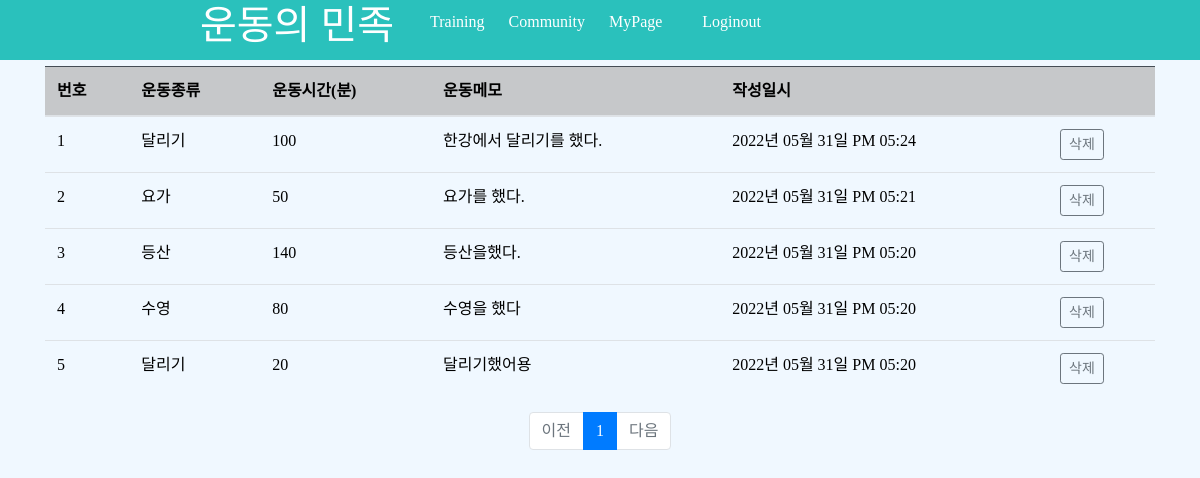
Screenshot of /list/exercisedata/ (signed in) with the database file from the repository.
### pybo/models.py (models this page shows)
class Exercise_Data(db.Model):
    id = db.Column(db.Integer, primary_key=True)
    exercise_type = db.Column(db.String(200), nullable=False)
    exercise_time = db.Column(db.Integer, nullable=False)
    exercise_note = db.Column(db.Text(), nullable=False)
    create_date = db.Column(db.DateTime(), nullable=False)
    user_id = db.Column(db.Integer, db.ForeignKey('signup__data.id', ondelete='CASCADE'), nullable=False)
    user2 = db.relationship('Signup_Data', backref=db.backref('exercise_set'))

### pybo/views/list_views.py (the view)
@bp.route('/exercisedata/')
@login_required
def exercisedatalist():
    page = request.args.get('page', type=int, default=1)
    check_user_id = session.get('user_id')
    if g.user:
        exercisedata_list = Exercise_Data.query.order_by(Exercise_Data.create_date.desc()).filter(Exercise_Data.exercise_time != 0,
                                                                                          Exercise_Data.user_id == check_user_id)
    else:
        exercisedata_list = Exercise_Data.query.filter(Exercise_Data.exercise_time == 100000)
    exercisedata_list = exercisedata_list.paginate(page, per_page=10)
    return render_template('exercisedata_list.html', exercisedata_list=exercisedata_list)

### pybo/filter.py (called while the page is built)
def format_datetime(value, fmt='%Y년 %m월 %d일 %p %I:%M'):
    return value.strftime(fmt)

### pybo/views/input_views.py (called while the page is built)
@bp.before_app_request
def defalut_health_data():
    check_user_id = session.get('user_id')
    if g.user:
        health_data = Health_Data.query.filter(Health_Data.user_id == check_user_id).all()
        health_data_count = len(health_data)
        exercise_data = Exercise_Data.query.filter(Exercise_Data.user_id == check_user_id).all()
        exercise_data_count = len(exercise_data)
        if health_data_count == 0:
            defalut_value = Health_Data(height=1, weight=0, body_fat=0, body_muscle=0, create_date=datetime.now(),user=g.user)
            db.session.add(defalut_value)
            db.session.commit()

### pybo/views/main_views.py (called while the page is built)
@bp.before_app_request
def load_logged_in_user():
    user_id = session.get('user_id')
    if user_id is None:
        g.user = None
    else:
        g.user = Signup_Data.query.get(user_id)

def login_required(view):
    @functools.wraps(view)
    def wrapped_view(*args, **kwargs):
        if g.user is None:
            _next = request.url if request.method == 'GET' else ''
            return redirect(url_for('main.login_page', next=_next))
        return view(*args, **kwargs)
    return wrapped_view

### pybo/templates/exercisedata_list.html (shortened to what this page needs)
<!DOCTYPE html>
<html lang="en">
<head>
    <link rel="stylesheet" href="{{url_for('static', filename='bootstrap.min.css')}}">
    <link rel="stylesheet" href="{{url_for('static', filename='index.css')}}">
</head>
<body>
    <div class="header">
        <h1><a href="/">운동의 민족</a></h1>
        <div class="nav">
             {% if g.user %}
				<ul>
					<li><a href="#">Training</a></li>
					<li><a href="#">Community</a></li>
					<li><a href="/input">MyPage</a></li>
					<li class="nav-item ">
					<a class="nav-link" href="{{ url_for('main.logout') }}">{{ g.user.username }} Loginout</a>
					</li>
				</ul>
            {% endif %}
        </div>
    </div>
    <div class="blackinlist"></div>
    <div class="container my-3">
        <table class="table">
            <thead>
            <tr class="table-dark">
                <th>번호</th>
                <th>운동종류</th>
                <th>운동시간(분)</th>
                <th>운동메모</th>
                <th>작성일시</th>
                <th></th>
            </tr>
            </thead>
            <tbody>
            {% if exercisedata_list %}
            {% for exercisedata in exercisedata_list.items %}
            <tr>
                <td>{{ loop.index }}</td>
                <td>{{ exercisedata.exercise_type }}</td>
                <td>{{ exercisedata.exercise_time }}</td>
                <td>{{ exercisedata.exercise_note }}</td>
                <td>{{ exercisedata.create_date|datetime }}</td>
                <td><a href="javascript:void(0)" class="delete btn btn-sm btn-outline-secondary"
               data-uri="{{ url_for('list.delete_exercisedata', exercisedata_id=exercisedata.id) }}">삭제</a></td>
            </tr>
            {% endfor %}
            {% else %}
            <tr>
                <td colspan="3">운동정보가 없습니다.</td>
            </tr>
            {% endif %}
            </tbody>
        </table>
    <ul class="pagination justify-content-center">
        {% if exercisedata_list.has_prev %}
        <li class="page-item">
            <a class="page-link" href="?page={{ exercisedata_list.prev_num }}">이전</a>
        </li>
        {% else %}
        <li class="page-item disabled">
            <a class="page-link" tabindex="-1" aria-disabled="true" href="javascript:void(0)">이전</a>
        </li>
        {% endif %}
        {% for page_num in exercisedata_list.iter_pages() %}
        {% if page_num %}
        {% if page_num != exercisedata_list.page %}
        <li class="page-item">
            <a class="page-link" href="?page={{ page_num }}">{{ page_num }}</a>
        </li>
        {% else %}
        <li class="page-item active" aria-current="page">
            <a class="page-link" href="javascript:void(0)">{{ page_num }}</a>
        </li>
        {% endif %}
        {% else %}
        <li class="disabled">
            <a class="page-link" href="javascript:void(0)">...</a>
        </li>
        {% endif %}
        {% endfor %}
        {% if exercisedata_list.has_next %}
        <li class="page-item">
            <a class="page-link" href="?page={{ exercisedata_list.next_num }}">다음</a>
        </li>
        {% else %}
        <li class="page-item disabled">
            <a class="page-link" tabindex="-1" aria-disabled="true" href="javascript:void(0)">다음</a>
        </li>
        {% endif %}
    </ul>
    </div>
</body>
</html>

### pybo/static/index.css (style rules this page uses)
* { font-family: 'MaplestoryOTFLight'; text-decoration: none; margin: 0px; padding: 0px; color: black; list-style:none; }
body { font-family: 'BMJUA'; background: #F0F8FF; }
.header { width: 100%; height: 60px; margin: 0 auto; display: flex; justify-content: space-between; align-items: center; background: #2ac1bc; padding-left: 200px; position: fixed; z-index: 1; }
.header h1 a { text-decoration: none; color: white; }
.nav { padding-right: 413px; }
.nav ul li { display: inline-block; margin: 0 10px; }
.nav ul li a { text-decoration: none; color: white; }
.blackinlist { width:100%; height:50px; }

### rows the page displays
Exercise_Data: exercise_type "달리기", exercise_time "100", exercise_note "한강에서 달리기를 했다.", create_date "2022년 05월 31일 PM 05:24"
Exercise_Data: exercise_type "요가", exercise_time "50", exercise_note "요가를 했다.", create_date "2022년 05월 31일 PM 05:21"
Exercise_Data: exercise_type "등산", exercise_time "140", exercise_note "등산을했다.", create_date "2022년 05월 31일 PM 05:20"
Exercise_Data: exercise_type "수영", exercise_time "80", exercise_note "수영을 했다", create_date "2022년 05월 31일 PM 05:20"
Exercise_Data: exercise_type "달리기", exercise_time "20", exercise_note "달리기했어용", create_date "2022년 05월 31일 PM 05:20"

### other values shown
{{ page_num }} "1"
